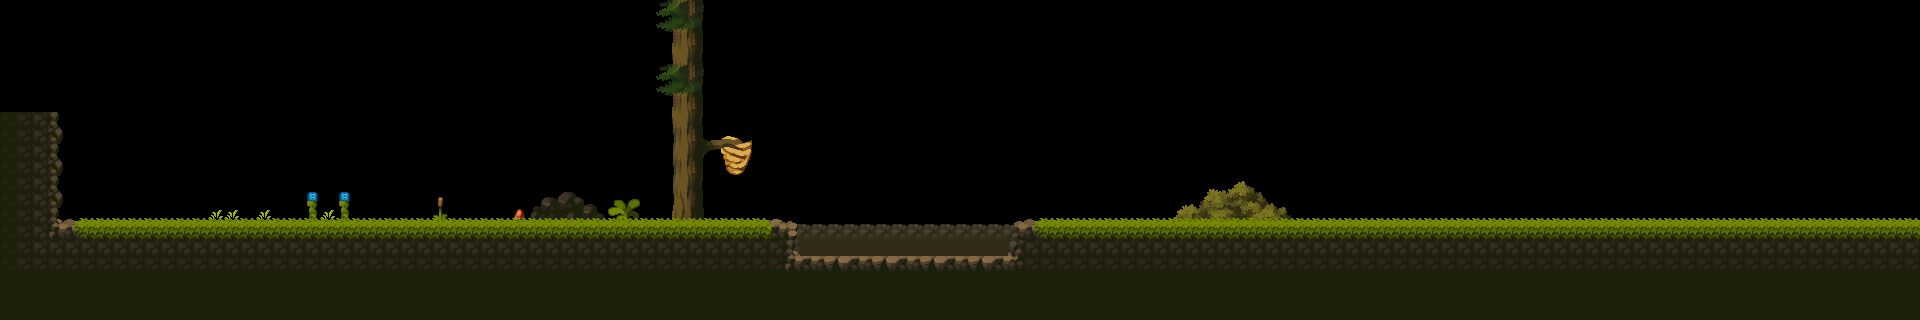

A level layout from a 2D game, rendered from its tile map. Below: a short description, then the map file with tile-grid data replaced by summaries:
An orthogonal 120x20 tile map with 16x16 px tiles, 3 tile layers (Plants and Rocks, Grass, Ground), 2 tilesets and 58 objects.

<map version="1.10" tiledversion="1.11.1-99-gec89c545" orientation="orthogonal" renderorder="right-down" width="120" height="20" tilewidth="16" tileheight="16" infinite="0" nextlayerid="12" nextobjectid="17">
 <editorsettings>
  <export target="maptest.json" format="json" />
 </editorsettings>
 <tileset firstgid="1" name="Tiles-test" tilewidth="16" tileheight="16" tilecount="625" columns="25">
  <image source="../images/tiles/Tiles.png" width="400" height="400" />
  <tile id="6">
   <objectgroup draworder="index" id="3">
    <object id="2" x="11.7273" y="15.9091">
     <polygon points="0,0 4.36364,-2.54545 4.45455,0.0909091" />
    </object>
   </objectgroup>
  </tile>
  <tile id="7">
   <objectgroup draworder="index" id="2">
    <object id="1" x="0" y="12.8182">
     <polygon points="0,0 6.63636,3.09091 0,3.18182" />
    </object>
   </objectgroup>
  </tile>
  <tile id="25">
   <objectgroup draworder="index" id="2">
    <!-- 56 objects omitted --></objectgroup>
  </tile>
  <tile id="26">
   <objectgroup draworder="index" id="2">
    <!-- 55 objects omitted --></objectgroup>
  </tile>
  <tile id="27">
   <objectgroup draworder="index" id="2">
    <!-- 53 objects omitted --></objectgroup>
  </tile>
  <tile id="28">
   <objectgroup draworder="index" id="2">
    <!-- 52 objects omitted --></objectgroup>
  </tile>
  <tile id="29">
   <objectgroup draworder="index" id="2">
    <!-- 51 objects omitted --></objectgroup>
  </tile>
  <tile id="30">
   <objectgroup draworder="index" id="2">
    <!-- 50 objects omitted --></objectgroup>
  </tile>
  <tile id="31">
   <objectgroup draworder="index" id="2">
    <!-- 49 objects omitted --></objectgroup>
  </tile>
  <tile id="32">
   <objectgroup draworder="index" id="2">
    <!-- 48 objects omitted --></objectgroup>
  </tile>
  <tile id="33">
   <objectgroup draworder="index" id="2">
    <!-- 47 objects omitted --></objectgroup>
  </tile>
  <tile id="50">
   <objectgroup draworder="index" id="2">
    <!-- 46 objects omitted --></objectgroup>
  </tile>
  <tile id="54">
   <objectgroup draworder="index" id="2">
    <!-- 45 objects omitted --></objectgroup>
  </tile>
  <tile id="55">
   <objectgroup draworder="index" id="2">
    <!-- 44 objects omitted --></objectgroup>
  </tile>
  <tile id="56">
   <objectgroup draworder="index" id="2">
    <!-- 43 objects omitted --></objectgroup>
  </tile>
  <tile id="57">
   <objectgroup draworder="index" id="2">
    <!-- 42 objects omitted --></objectgroup>
  </tile>
  <tile id="58">
   <objectgroup draworder="index" id="2">
    <!-- 41 objects omitted --></objectgroup>
  </tile>
  <tile id="75">
   <objectgroup draworder="index" id="2">
    <!-- 40 objects omitted --></objectgroup>
  </tile>
  <tile id="79">
   <objectgroup draworder="index" id="2">
    <!-- 39 objects omitted --></objectgroup>
  </tile>
  <tile id="80">
   <objectgroup draworder="index" id="2">
    <!-- 38 objects omitted --></objectgroup>
  </tile>
  <tile id="81">
   <objectgroup draworder="index" id="2">
    <!-- 37 objects omitted --></objectgroup>
  </tile>
  <tile id="100">
   <objectgroup draworder="index" id="2">
    <!-- 36 objects omitted --></objectgroup>
  </tile>
  <tile id="101">
   <objectgroup draworder="index" id="2">
    <!-- 35 objects omitted --></objectgroup>
  </tile>
  <tile id="102">
   <objectgroup draworder="index" id="2">
    <!-- 34 objects omitted --></objectgroup>
  </tile>
  <tile id="103">
   <objectgroup draworder="index" id="2">
    <!-- 33 objects omitted --></objectgroup>
  </tile>
  <tile id="104">
   <objectgroup draworder="index" id="2">
    <!-- 32 objects omitted --></objectgroup>
  </tile>
  <tile id="107">
   <objectgroup draworder="index" id="2">
    <!-- 31 objects omitted --></objectgroup>
  </tile>
  <tile id="150">
   <objectgroup draworder="index" id="2">
    <!-- 30 objects omitted --></objectgroup>
  </tile>
  <tile id="151">
   <objectgroup draworder="index" id="2">
    <!-- 29 objects omitted --></objectgroup>
  </tile>
  <tile id="152">
   <objectgroup draworder="index" id="2">
    <!-- 28 objects omitted --></objectgroup>
  </tile>
  <tile id="153">
   <objectgroup draworder="index" id="2">
    <!-- 27 objects omitted --></objectgroup>
  </tile>
  <tile id="154">
   <objectgroup draworder="index" id="2">
    <!-- 26 objects omitted --></objectgroup>
  </tile>
  <tile id="155">
   <objectgroup draworder="index" id="2">
    <!-- 25 objects omitted --></objectgroup>
  </tile>
  <tile id="156">
   <objectgroup draworder="index" id="2">
    <!-- 24 objects omitted --></objectgroup>
  </tile>
  <tile id="157">
   <objectgroup draworder="index" id="2">
    <!-- 23 objects omitted --></objectgroup>
  </tile>
  <tile id="175">
   <objectgroup draworder="index" id="2">
    <!-- 22 objects omitted --></objectgroup>
  </tile>
  <tile id="179">
   <objectgroup draworder="index" id="2">
    <!-- 21 objects omitted --></objectgroup>
  </tile>
  <tile id="200">
   <objectgroup draworder="index" id="2">
    <!-- 20 objects omitted --></objectgroup>
  </tile>
  <tile id="204">
   <objectgroup draworder="index" id="2">
    <!-- 19 objects omitted --></objectgroup>
  </tile>
  <tile id="225">
   <objectgroup draworder="index" id="2">
    <!-- 18 objects omitted --></objectgroup>
  </tile>
  <tile id="229">
   <objectgroup draworder="index" id="2">
    <!-- 17 objects omitted --></objectgroup>
  </tile>
  <tile id="252">
   <objectgroup draworder="index" id="2">
    <!-- 16 objects omitted --></objectgroup>
  </tile>
  <tile id="253">
   <objectgroup draworder="index" id="2">
    <!-- 15 objects omitted --></objectgroup>
  </tile>
  <tile id="275">
   <objectgroup draworder="index" id="2">
    <!-- 14 objects omitted --></objectgroup>
  </tile>
  <tile id="276">
   <objectgroup draworder="index" id="2">
    <!-- 13 objects omitted --></objectgroup>
  </tile>
  <tile id="277">
   <objectgroup draworder="index" id="2">
    <!-- 12 objects omitted --></objectgroup>
  </tile>
  <tile id="278">
   <objectgroup draworder="index" id="2">
    <!-- 11 objects omitted --></objectgroup>
  </tile>
  <tile id="441" probability="0.1" />
  <tile id="447" probability="0.4" />
  <tile id="530">
   <objectgroup draworder="index" id="3">
    <!-- 10 objects omitted --></objectgroup>
  </tile>
  <tile id="531">
   <objectgroup draworder="index" id="2">
    <!-- 9 objects omitted --></objectgroup>
  </tile>
  <tile id="532">
   <objectgroup draworder="index" id="2">
    <!-- 8 objects omitted --></objectgroup>
  </tile>
  <tile id="533">
   <objectgroup draworder="index" id="2">
    <!-- 7 objects omitted --></objectgroup>
  </tile>
  <tile id="534">
   <objectgroup draworder="index" id="2">
    <!-- 6 objects omitted --></objectgroup>
  </tile>
  <tile id="555">
   <objectgroup draworder="index" id="2">
    <!-- 5 objects omitted --></objectgroup>
  </tile>
  <tile id="556">
   <objectgroup draworder="index" id="2">
    <!-- 4 objects omitted --></objectgroup>
  </tile>
  <tile id="557">
   <objectgroup draworder="index" id="2">
    <!-- 3 objects omitted --></objectgroup>
  </tile>
  <tile id="558">
   <objectgroup draworder="index" id="2">
    <!-- 2 objects omitted --></objectgroup>
  </tile>
  <tile id="559">
   <objectgroup draworder="index" id="2">
    <!-- 1 objects omitted --></objectgroup>
  </tile>
 </tileset>
 <tileset firstgid="626" name="Background (2)" tilewidth="16" tileheight="16" tilecount="896" columns="56">
  <image source="../images/background/Background (2).png" width="896" height="256" />
 </tileset>
 <layer id="2" name="Plants and Rocks" width="120" height="20">
  <data>[2400 cells, 122 non-empty, 74 distinct tile ids]</data>
 </layer>
 <layer id="11" name="Grass" width="120" height="20">
  <data>[2400 cells, 103 non-empty, 5 distinct tile ids]</data>
 </layer>
 <layer id="1" name="Ground" width="120" height="20">
  <data>[2400 cells, 728 non-empty, 29 distinct tile ids]</data>
 </layer>
</map>
<!-- 56 of 58 objects omitted -->
